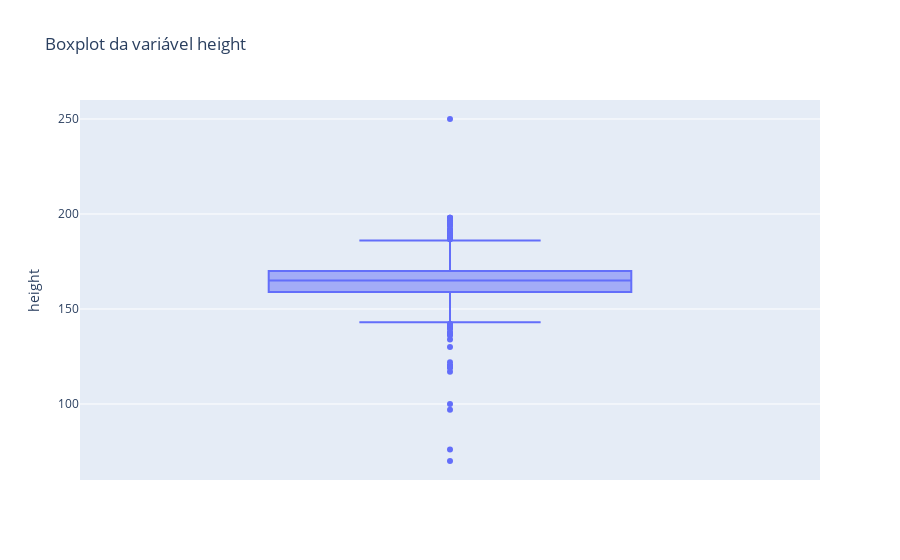

The notebook cell saved with this chart:
### Markdown cell above
### Variável 'height'  
Assim como na variável anterior, pode-se observar que os valores de média e mediana de height são próximos. COntudo, ao plotar o boxplot, temos valores extremos tanto superiores quanto inferiores. Algumas alturas estão distantes da média global e podem ter origem em um preenchimento incorreto do dado.  
Optou-se pela atuação nos outliers por meio do método Capping.

### Code cell
sns.set_style('darkgrid')

fig = px.box(base, y='height', title='Boxplot da variável height')
fig.show()

### Figure 1 — Plotly figure (JSON) as saved in the notebook; plotly's stock layout.template omitted (floating-point values rounded to 4 significant figures; data arrays with more than 128 entries replaced by an {"elided": "..."} marker saying what was removed)
{"data": [{"alignmentgroup": "True", "hovertemplate": "height=%{y}<extra></extra>", "legendgroup": "", "marker": {"color": "#636efa"}, "name": "", "notched": false, "offsetgroup": "", "orientation": "v", "showlegend": false, "type": "box", "x0": " ", "xaxis": "x", "y": {"elided": "10000 int values"}, "y0": " ", "yaxis": "y"}], "layout": {"boxmode": "group", "legend": {"tracegroupgap": 0}, "title": {"text": "Boxplot da variável height"}, "xaxis": {"anchor": "y", "domain": [0, 1]}, "yaxis": {"anchor": "x", "domain": [0, 1], "title": {"text": "height"}}}}
